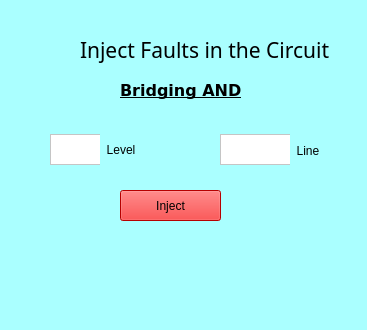
<?xml version="1.0" encoding="UTF-8"?>
<ui version="4.0">
 <class>InjectFault_BridgingAND</class>
 <widget class="QMainWindow" name="InjectFault_BridgingAND">
  <property name="geometry">
   <rect>
    <x>0</x>
    <y>0</y>
    <width>367</width>
    <height>330</height>
   </rect>
  </property>
  <property name="windowTitle">
   <string>InjectFault::BridgingAND</string>
  </property>
  <property name="styleSheet">
   <string notr="true">background-color: rgb(170, 255, 255);
border-color: rgb(0, 0, 0);
border-bottom-color: rgb(0, 0, 0);</string>
  </property>
  <widget class="QWidget" name="centralwidget">
   <widget class="QLabel" name="label">
    <property name="geometry">
     <rect>
      <x>120</x>
      <y>70</y>
      <width>281</width>
      <height>41</height>
     </rect>
    </property>
    <property name="font">
     <font>
      <family>DejaVu Sans</family>
      <pointsize>12</pointsize>
      <weight>75</weight>
      <bold>true</bold>
      <underline>true</underline>
     </font>
    </property>
    <property name="text">
     <string>Bridging AND</string>
    </property>
   </widget>
   <widget class="QLabel" name="label_2">
    <property name="geometry">
     <rect>
      <x>80</x>
      <y>24</y>
      <width>251</width>
      <height>51</height>
     </rect>
    </property>
    <property name="font">
     <font>
      <family>Ubuntu Condensed</family>
      <pointsize>16</pointsize>
      <weight>50</weight>
      <italic>false</italic>
      <bold>false</bold>
     </font>
    </property>
    <property name="text">
     <string>Inject Faults in the Circuit</string>
    </property>
   </widget>
   <widget class="QPushButton" name="run">
    <property name="geometry">
     <rect>
      <x>120</x>
      <y>190</y>
      <width>101</width>
      <height>31</height>
     </rect>
    </property>
    <property name="styleSheet">
     <string notr="true">background-color: rgb(255, 0, 0);</string>
    </property>
    <property name="text">
     <string>Inject</string>
    </property>
   </widget>
   <widget class="QTextEdit" name="level">
    <property name="geometry">
     <rect>
      <x>50</x>
      <y>134</y>
      <width>101</width>
      <height>31</height>
     </rect>
    </property>
    <property name="styleSheet">
     <string notr="true">color: rgb(170, 255, 0);
color: rgb(0, 0, 0);
background-color: rgb(255, 255, 255);</string>
    </property>
   </widget>
   <widget class="QTextEdit" name="line">
    <property name="geometry">
     <rect>
      <x>220</x>
      <y>134</y>
      <width>101</width>
      <height>31</height>
     </rect>
    </property>
    <property name="styleSheet">
     <string notr="true">color: rgb(170, 255, 0);
color: rgb(0, 0, 0);
background-color: rgb(255, 255, 255);</string>
    </property>
   </widget>
   <widget class="QLabel" name="label_3">
    <property name="geometry">
     <rect>
      <x>100</x>
      <y>134</y>
      <width>51</width>
      <height>31</height>
     </rect>
    </property>
    <property name="text">
     <string>  Level</string>
    </property>
   </widget>
   <widget class="QLabel" name="label_4">
    <property name="geometry">
     <rect>
      <x>290</x>
      <y>130</y>
      <width>66</width>
      <height>41</height>
     </rect>
    </property>
    <property name="text">
     <string>  Line</string>
    </property>
   </widget>
  </widget>
 </widget>
 <resources/>
 <connections/>
</ui>
